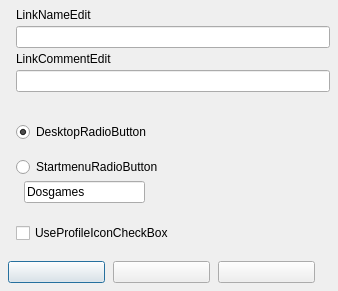
<?xml version="1.0" encoding="UTF-8"?>
<ui version="4.0">
  <class>CreateShortcutForm</class>
  <widget class="QDialog" name="CreateShortcutForm">
    <property name="geometry"><rect><x>0</x><y>0</y><width>338</width><height>286</height></rect></property>
    <property name="windowTitle"><string>CreateShortcut</string></property>
    <property name="vclBorderStyle" stdset="0"><string notr="true">bsDialog</string></property>
    <property name="vclPosition" stdset="0"><string notr="true">poOwnerFormCenter</string></property>
    <property name="vclKeyPreview" stdset="0"><bool>true</bool></property>
    <property name="vclDesignWidth" stdset="0"><number>338</number></property>
    <property name="vclDesignHeight" stdset="0"><number>286</number></property>
    <layout class="QVBoxLayout" name="CreateShortcutForm_Layout" stretch="0,0,0,0,0,0,0,0,0,1">
      <property name="leftMargin"><number>8</number></property>
      <property name="topMargin"><number>8</number></property>
      <property name="rightMargin"><number>8</number></property>
      <property name="bottomMargin"><number>8</number></property>
      <property name="spacing"><number>0</number></property>
      <item>
        <layout class="QGridLayout" name="CreateShortcutForm_Section1" columnstretch="0,1">
          <property name="leftMargin"><number>8</number></property>
          <property name="topMargin"><number>0</number></property>
          <property name="rightMargin"><number>0</number></property>
          <property name="bottomMargin"><number>0</number></property>
          <property name="horizontalSpacing"><number>8</number></property>
          <property name="verticalSpacing"><number>4</number></property>
          <item row="0" column="0" colspan="2">
            <widget class="QLabel" name="LinkNameEdit_EditLabel">
              <property name="text"><string>LinkNameEdit</string></property>
              <property name="textFormat"><enum>Qt::PlainText</enum></property>
              <property name="vclFocusControl" stdset="0"><string notr="true">LinkNameEdit</string></property>
              <property name="vclLabeledEditOf" stdset="0"><string notr="true">LinkNameEdit</string></property>
            </widget>
          </item>
          <item row="1" column="0" colspan="2">
            <widget class="QLineEdit" name="LinkNameEdit">
      </widget>
          </item>
          <item row="2" column="0" colspan="2">
            <widget class="QLabel" name="LinkCommentEdit_EditLabel">
              <property name="text"><string>LinkCommentEdit</string></property>
              <property name="textFormat"><enum>Qt::PlainText</enum></property>
              <property name="vclFocusControl" stdset="0"><string notr="true">LinkCommentEdit</string></property>
              <property name="vclLabeledEditOf" stdset="0"><string notr="true">LinkCommentEdit</string></property>
            </widget>
          </item>
          <item row="3" column="0" colspan="2">
            <widget class="QLineEdit" name="LinkCommentEdit">
      </widget>
          </item>
          <item row="0" column="1">
            <spacer name="CreateShortcutForm_Section1_HFill">
              <property name="orientation"><enum>Qt::Horizontal</enum></property>
              <property name="sizeHint" stdset="0"><size><width>0</width><height>0</height></size></property>
            </spacer>
          </item>
        </layout>
      </item>
      <item>
        <spacer name="CreateShortcutForm_Gap1">
          <property name="orientation"><enum>Qt::Vertical</enum></property>
          <property name="sizeType"><enum>QSizePolicy::Fixed</enum></property>
          <property name="sizeHint" stdset="0"><size><width>0</width><height>30</height></size></property>
        </spacer>
      </item>
      <item>
        <layout class="QGridLayout" name="CreateShortcutForm_Section2" columnstretch="0,1">
          <property name="leftMargin"><number>8</number></property>
          <property name="topMargin"><number>0</number></property>
          <property name="rightMargin"><number>0</number></property>
          <property name="bottomMargin"><number>0</number></property>
          <property name="horizontalSpacing"><number>8</number></property>
          <property name="verticalSpacing"><number>4</number></property>
          <item row="0" column="0" colspan="2">
            <widget class="QRadioButton" name="DesktopRadioButton">
              <property name="text"><string>DesktopRadioButton</string></property>
              <property name="checked"><bool>true</bool></property>
            </widget>
          </item>
          <item row="0" column="1">
            <spacer name="CreateShortcutForm_Section2_HFill">
              <property name="orientation"><enum>Qt::Horizontal</enum></property>
              <property name="sizeHint" stdset="0"><size><width>0</width><height>0</height></size></property>
            </spacer>
          </item>
        </layout>
      </item>
      <item>
        <spacer name="CreateShortcutForm_Gap2">
          <property name="orientation"><enum>Qt::Vertical</enum></property>
          <property name="sizeType"><enum>QSizePolicy::Fixed</enum></property>
          <property name="sizeHint" stdset="0"><size><width>0</width><height>15</height></size></property>
        </spacer>
      </item>
      <item>
        <layout class="QGridLayout" name="CreateShortcutForm_Section3" columnstretch="0,0,1">
          <property name="leftMargin"><number>8</number></property>
          <property name="topMargin"><number>0</number></property>
          <property name="rightMargin"><number>0</number></property>
          <property name="bottomMargin"><number>0</number></property>
          <property name="horizontalSpacing"><number>8</number></property>
          <property name="verticalSpacing"><number>4</number></property>
          <item row="0" column="0" colspan="3">
            <widget class="QRadioButton" name="StartmenuRadioButton">
              <property name="text"><string>StartmenuRadioButton</string></property>
            </widget>
          </item>
          <item row="1" column="1" alignment="Qt::AlignLeft">
            <widget class="QLineEdit" name="StartmenuEdit">
              <property name="text"><string>Dosgames</string></property>
              <property name="minimumSize"><size><width>121</width><height>0</height></size></property>
            </widget>
          </item>
          <item row="0" column="2">
            <spacer name="CreateShortcutForm_Section3_HFill">
              <property name="orientation"><enum>Qt::Horizontal</enum></property>
              <property name="sizeHint" stdset="0"><size><width>0</width><height>0</height></size></property>
            </spacer>
          </item>
        </layout>
      </item>
      <item>
        <spacer name="CreateShortcutForm_Gap3">
          <property name="orientation"><enum>Qt::Vertical</enum></property>
          <property name="sizeType"><enum>QSizePolicy::Fixed</enum></property>
          <property name="sizeHint" stdset="0"><size><width>0</width><height>20</height></size></property>
        </spacer>
      </item>
      <item>
        <layout class="QGridLayout" name="CreateShortcutForm_Section4" columnstretch="0,1">
          <property name="leftMargin"><number>8</number></property>
          <property name="topMargin"><number>0</number></property>
          <property name="rightMargin"><number>0</number></property>
          <property name="bottomMargin"><number>0</number></property>
          <property name="horizontalSpacing"><number>8</number></property>
          <property name="verticalSpacing"><number>4</number></property>
          <item row="0" column="0" colspan="2">
            <widget class="QCheckBox" name="UseProfileIconCheckBox">
              <property name="text"><string>UseProfileIconCheckBox</string></property>
            </widget>
          </item>
          <item row="0" column="1">
            <spacer name="CreateShortcutForm_Section4_HFill">
              <property name="orientation"><enum>Qt::Horizontal</enum></property>
              <property name="sizeHint" stdset="0"><size><width>0</width><height>0</height></size></property>
            </spacer>
          </item>
        </layout>
      </item>
      <item>
        <spacer name="CreateShortcutForm_Gap4">
          <property name="orientation"><enum>Qt::Vertical</enum></property>
          <property name="sizeType"><enum>QSizePolicy::Fixed</enum></property>
          <property name="sizeHint" stdset="0"><size><width>0</width><height>18</height></size></property>
        </spacer>
      </item>
      <item>
        <layout class="QGridLayout" name="CreateShortcutForm_Section5" columnstretch="0,0,0,1">
          <property name="leftMargin"><number>0</number></property>
          <property name="topMargin"><number>0</number></property>
          <property name="rightMargin"><number>0</number></property>
          <property name="bottomMargin"><number>0</number></property>
          <property name="horizontalSpacing"><number>8</number></property>
          <property name="verticalSpacing"><number>4</number></property>
          <item row="0" column="0" alignment="Qt::AlignLeft">
            <widget class="QPushButton" name="OKButton">
              <property name="text"><string /></property>
              <property name="autoDefault"><bool>false</bool></property>
              <property name="vclKind" stdset="0"><string notr="true">bkOK</string></property>
              <property name="default"><bool>true</bool></property>
              <property name="vclModalResult" stdset="0"><string notr="true">mrOk</string></property>
              <property name="vclOnClick" stdset="0"><string notr="true">OKButtonClick</string></property>
              <property name="minimumSize"><size><width>97</width><height>0</height></size></property>
            </widget>
          </item>
          <item row="0" column="1" alignment="Qt::AlignLeft">
            <widget class="QPushButton" name="CancelButton">
              <property name="text"><string /></property>
              <property name="autoDefault"><bool>false</bool></property>
              <property name="vclKind" stdset="0"><string notr="true">bkCancel</string></property>
              <property name="vclCancel" stdset="0"><bool>true</bool></property>
              <property name="vclModalResult" stdset="0"><string notr="true">mrCancel</string></property>
              <property name="minimumSize"><size><width>97</width><height>0</height></size></property>
            </widget>
          </item>
          <item row="0" column="2" alignment="Qt::AlignLeft">
            <widget class="QPushButton" name="HelpButton">
              <property name="text"><string /></property>
              <property name="autoDefault"><bool>false</bool></property>
              <property name="vclKind" stdset="0"><string notr="true">bkHelp</string></property>
              <property name="vclOnClick" stdset="0"><string notr="true">HelpButtonClick</string></property>
              <property name="minimumSize"><size><width>97</width><height>0</height></size></property>
            </widget>
          </item>
          <item row="0" column="3">
            <spacer name="CreateShortcutForm_Section5_HFill">
              <property name="orientation"><enum>Qt::Horizontal</enum></property>
              <property name="sizeHint" stdset="0"><size><width>0</width><height>0</height></size></property>
            </spacer>
          </item>
        </layout>
      </item>
      <item>
        <spacer name="CreateShortcutForm_VFill">
          <property name="orientation"><enum>Qt::Vertical</enum></property>
          <property name="sizeHint" stdset="0"><size><width>0</width><height>0</height></size></property>
        </spacer>
      </item>
    </layout>
  </widget>
  <tabstops>
    <tabstop>LinkNameEdit</tabstop>
    <tabstop>LinkCommentEdit</tabstop>
    <tabstop>DesktopRadioButton</tabstop>
    <tabstop>StartmenuRadioButton</tabstop>
    <tabstop>StartmenuEdit</tabstop>
    <tabstop>UseProfileIconCheckBox</tabstop>
    <tabstop>OKButton</tabstop>
    <tabstop>CancelButton</tabstop>
    <tabstop>HelpButton</tabstop>
  </tabstops>
  <resources>
    <include location="../../resources/dfend.qrc" />
  </resources>
  <connections />
</ui>
